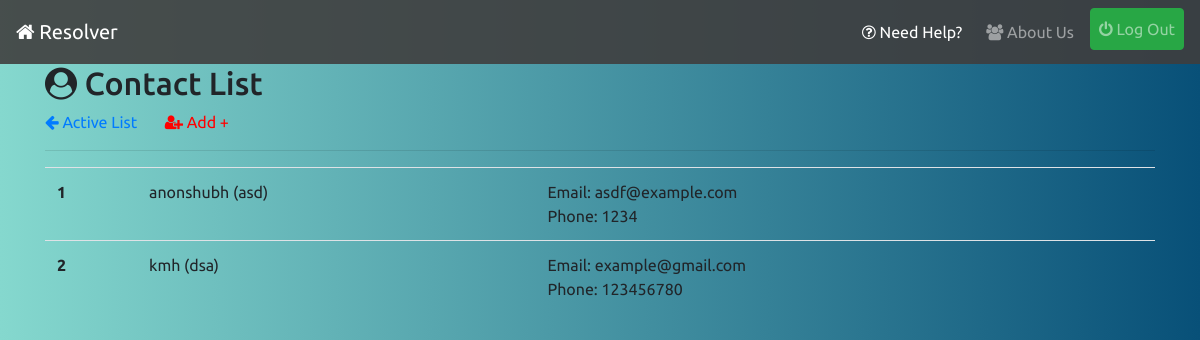
The app's page /contact-list/ (signed in) with its own data.
### reporter/models.py (models this page shows, shortened)
class ContactList(models.Model):
    user = models.ForeignKey(UserInfo,on_delete=models.CASCADE,blank=True)
    name = models.CharField(max_length=56)
    course = models.CharField(max_length=56)
    email = models.EmailField(null=True,blank=True)
    phone = models.CharField(max_length=10,null=True,blank=True)
    approved = models.BooleanField(default=False)
    department = models.CharField(max_length=20,blank=True)
    year = models.CharField(max_length=4,blank=True)

### reporter/views.py (the view)
# urls.py: path('contact-list/',views.contactlist_list_view,name='contact-list'),
@login_required
def contactlist_list_view(request):
    user = request.user.info
    qs = ContactList.objects.filter(department=user.department,year=user.join_year,approved=True)
    return render(request,'reporter/contact-list.html',{'object_list':qs})

### infolist/context-processors.py (called while the page is built)
def pending_info_list_context(request):
    if request.user.is_superuser:
        return {}
    pending = -1
    if request.user.is_authenticated:
        pending = InfoList.objects.filter(department=request.user.info.department,year=request.user.info.join_year,approved=False).count()
    return {"pending_info_list":pending}

### reporter/context-processors.py (called while the page is built)
def pending_issue_list_context(request):
    if request.user.is_superuser:
        return {}
    pending=-1
    if request.user.is_authenticated:
        pending = Report.objects.filter(active=False,department=request.user.info.department,year=request.user.info.join_year,resolved=False).count()
    return {"pending_issue_count":pending}

def resolved_issue_list_context(request):
    if request.user.is_superuser:
        return {}
    resolved=-1
    if request.user.is_authenticated:
        resolved = Report.objects.filter(active=False,department=request.user.info.department,year=request.user.info.join_year,resolved=True).count()
    return {"resolved_issue_count":resolved}

def pending_contact_list_context(request):
    if request.user.is_superuser:
        return {}
    pending=-1
    if request.user.is_authenticated:
        pending = ContactList.objects.filter(department=request.user.info.department,year=request.user.info.join_year,approved=False).count()
    return {"pending_contact_count":pending}

def live_polls_count_context(request):
    if request.user.is_superuser:
        return {}
    count = -1
    if request.user.is_authenticated:
        count = Poll.objects.filter(active=True,department=request.user.info.department,join=request.user.info.join_year).count()
    return {"live_polls_count":count}

### reporter/templates/reporter/contact-list.html (shortened to what this page needs)
{% extends 'base.html' %}
{% block content %}
<h2><i class="fa fa-user-circle"></i> Contact List</h2>
<a href="{% url 'reporter:index' %}"><i class="fa fa-arrow-left"></i> Active List</a>
<a class="ml-4 rcolor" href="{% url 'reporter:contact-add' %}"><i class="fa fa-user-plus"></i> Add +</a>
<hr>
<div class="table-responsive">
  <table class="table">
    <tbody>
      {% for object in object_list %}
      <tr>
        <th scope="row">{{forloop.counter}}</th>
        <td>{{object.name}} ({{object.course}})</td>
        <td>{% if object.email %}Email: {{object.email}}{% endif %}<br>{% if object.phone %}Phone: {{object.phone}}{% endif %}</td>
      </tr>
      {% empty %}
      <p class="lead">No List Available!</p>
      {% endfor %}
    </tbody>
  </table>
</div>
{% endblock %}

### static/css/style.css (style rules this page uses)
body { background: #085078; background: -webkit-linear-gradient(to right, #85D8CE, #085078); background: linear-gradient(to right, #85D8CE, #085078); font-family: 'Ubuntu', sans-serif; }
.rcolor { color: red; }

### records on screen
ContactList: name "anonshubh", course "asd", email "asdf@example.com", phone "1234"
ContactList: name "kmh", course "dsa", email "example@gmail.com", phone "123456780"
